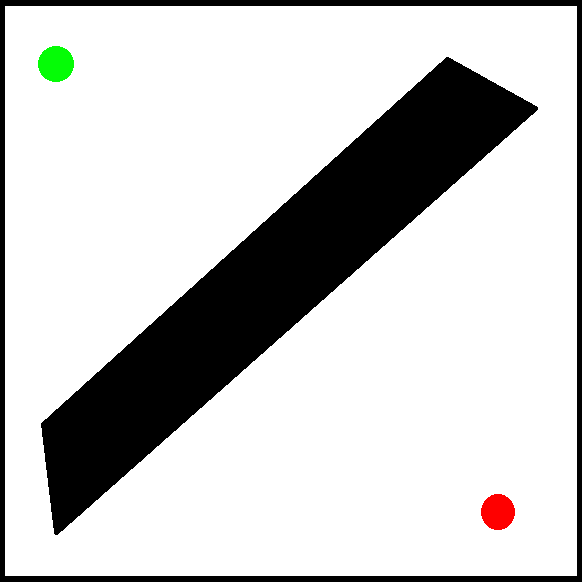
#> input picture laberintos/laberinto1.bmp, 582 x 582 px
$ python -i imageScanner.py   (imports and definitions only)
#> lines starting #> are read from the running program, lines starting #| are printed output that depends on the picture; after the words box and inside, x2 and y2 are one past the last pixel; in counts of white or black regions, pixels touching at a corner belong together
import cv2
import numpy as np
import os
import matplotlib.pyplot as plt


def process_image(image_path, grid_size=20):
    # Cargar la imagen
#> called with image_path = 'laberintos/laberinto1.bmp', grid_size = 20
    image = cv2.imread(image_path)
#> image is the input picture: shape (582, 582, 3); mean B, G, R 200.3, 201, 201
    gray = cv2.cvtColor(image, cv2.COLOR_BGR2GRAY)
    _, binary = cv2.threshold(gray, 128, 255, cv2.THRESH_BINARY)
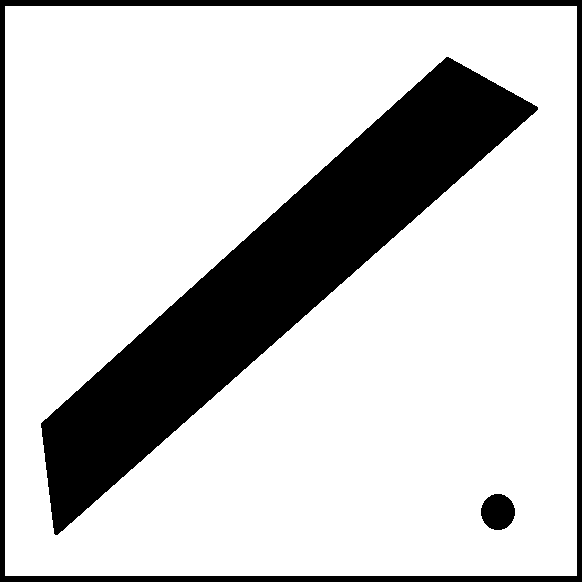
#> binary: shape (582, 582); 78.8% white; 3 black regions, box (x1, y1, x2, y2) and area: (41, 57, 538, 535) 58056, (0, 0, 582, 582) 12684, (481, 494, 515, 530) 958
    hsv = cv2.cvtColor(image, cv2.COLOR_BGR2HSV)
#> hsv: shape (582, 582, 3); mean H, S, V 0.2, 1.5, 201.7

    # Rango de colores
    fisrt_red, second_red = np.array([0, 100, 100]), np.array([10, 255, 255])
    first_green, second_green = np.array([50, 100, 100]), np.array([70, 255, 255])
    mask_red = cv2.inRange(hsv, fisrt_red, second_red)
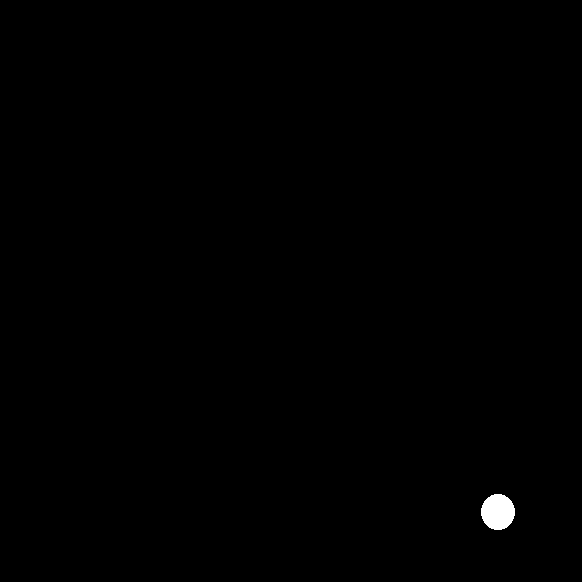
#> mask_red: shape (582, 582); 0.28% white; 1 white region, box (x1, y1, x2, y2) and area: (481, 494, 515, 530) 958
    mask_green = cv2.inRange(hsv, first_green, second_green)
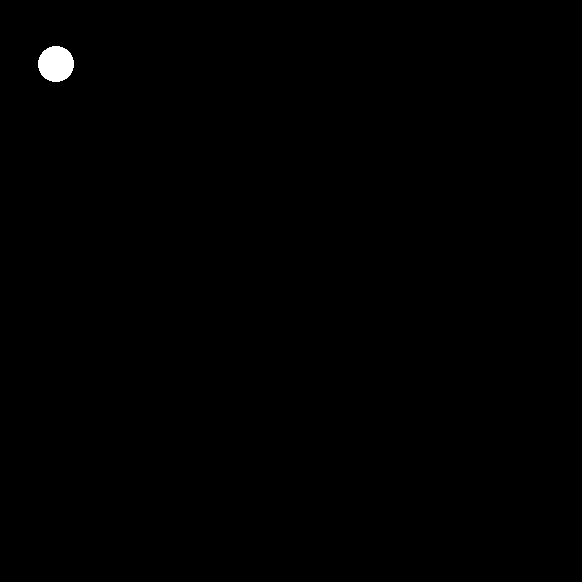
#> mask_green: shape (582, 582); 0.3% white; 1 white region, box (x1, y1, x2, y2) and area: (38, 46, 74, 82) 1018

    # Tamaño de la imagen
    height, width = binary.shape
#> height = 582; width = 582
    rows, cols = height // grid_size, width // grid_size
#> rows = 29; cols = 29
    maze_grid = np.zeros((rows, cols), dtype=int)

    # Identificación de paredes, inicio y metas
    start = None
    goals = set()

    for i in range(rows):
        for j in range(cols):
            block = binary[
                i * grid_size : (i + 1) * grid_size, j * grid_size : (j + 1) * grid_size
            ]

            # Detectar paredes
            if np.mean(block) < 128:
                maze_grid[i, j] = 1

            # Detectar inicio (rojo)
            elif start is None and np.any(
                mask_red[
                    i * grid_size : (i + 1) * grid_size,
                    j * grid_size : (j + 1) * grid_size,
                ]
                > 0
            ):
                start = (i, j)

            # Detectar metas (verde)
            elif (i, j) not in goals and np.any(
                mask_green[
                    i * grid_size : (i + 1) * grid_size,
                    j * grid_size : (j + 1) * grid_size,
                ]
                > 0
            ):
                goals.add((i, j))
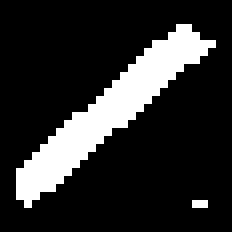
#> maze_grid: shape (29, 29) int64 (shown 8 times larger); values 0 (black) and 1 (white), 17.5% white; 2 white regions (1 under 20 px), largest, box (x1, y1, x2, y2) and area: (2, 3, 27, 26) 145
#> after the loop, goals = 8 items; start = (24, 24)

    goals = list(goals)
#> goals = [(2, 1), (4, 3), (3, 1), (4, 2), (2, 3), (3, 3), (2, 2), (3, 2)]

    output_dir = "laberintos_discretos"
    os.makedirs(output_dir, exist_ok=True)

    # Guardar la imagen discretizada
    plt.figure(figsize=(6, 6))
    plt.imshow(maze_grid, cmap="gray_r")
    plt.scatter(start[1], start[0], color="red", label="Inicio")
    for g in goals:
        plt.scatter(g[1], g[0], color="green", label="Meta")
#> this loop made 8 passes
    plt.legend()
    plt.title("Laberinto Discretizado")

    # Obtener el nombre base del archivo y guardar la imagen
    filename = os.path.basename(image_path).replace(".bmp", ".png")
    output_path = os.path.join(output_dir, filename)
    plt.savefig(output_path)
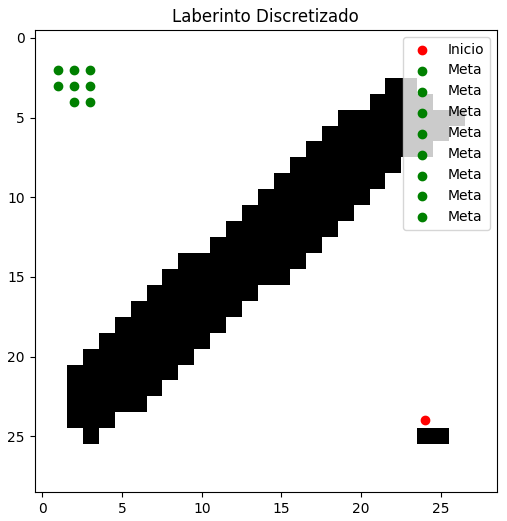
#> figure drawn by matplotlib, 1 panel
    plt.close()

    print(f"Imagen discretizada guardada en: {output_path}")

    return maze_grid, start, goals

>>> result = process_image('laberintos/laberinto1.bmp')

$ run again, on laberintos/laberinto2.bmp
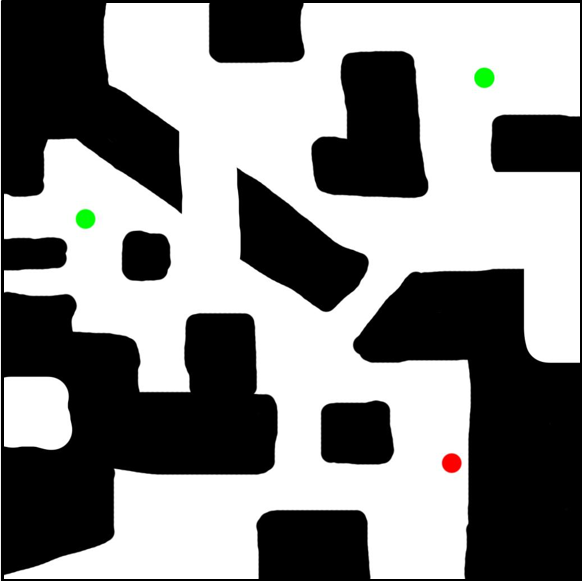
#> input picture laberintos/laberinto2.bmp, 582 x 582 px
#> in process_image, image is the input picture: shape (582, 582, 3); mean B, G, R 136.1, 136.5, 136.3
#> binary: shape (582, 582); 53.5% white; 6 black regions, box (x1, y1, x2, y2) and area: (1, 0, 582, 581) 128638, (311, 51, 428, 198) 12657, (237, 168, 369, 312) 9423, (321, 400, 394, 464) 4218, (122, 231, 171, 281) 2159, (442, 454, 461, 473) 284
#> hsv: shape (582, 582, 3); mean H, S, V 0.5, 0.7, 136.8
#> mask_red: shape (582, 582); 0.07% white; 1 white region, box (x1, y1, x2, y2) and area: (442, 453, 462, 473) 252
#> mask_green: shape (582, 582); 0.19% white; 2 white regions, box (x1, y1, x2, y2) and area: (474, 68, 495, 88) 329, (76, 209, 96, 229) 312
#> after the loop in process_image, `for i in range(rows):`:
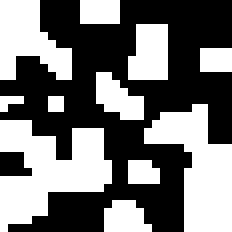
#> maze_grid: shape (29, 29) int64 (shown 8 times larger); values 0 (black) and 1 (white), 45.7% white; 11 white regions (6 under 20 px), largest, box (x1, y1, x2, y2) and area: (0, 15, 14, 29) 113, (18, 13, 29, 29) 95, (0, 0, 9, 10) 57, (16, 3, 21, 10) 31, (12, 9, 18, 15) 23
#> after the loop in process_image, `for i in range(rows):`: goals = 8 items; start = (22, 22)
#> in process_image, `goals = list(goals)`: goals = [(3, 24), (4, 23), (3, 23), (10, 4), (11, 3), (4, 24), (10, 3), (11, 4)]
#> the loop in process_image, `for g in goals:` made 8 passes
#> in process_image, `plt.savefig(output_path)`:
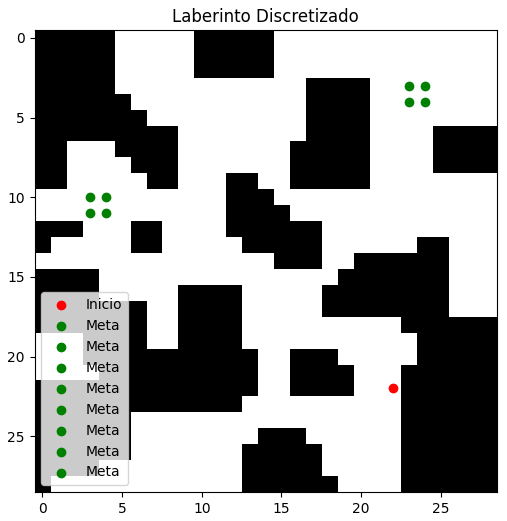
#> figure drawn by matplotlib, 1 panel

$ run again, on laberintos/laberinto3.bmp
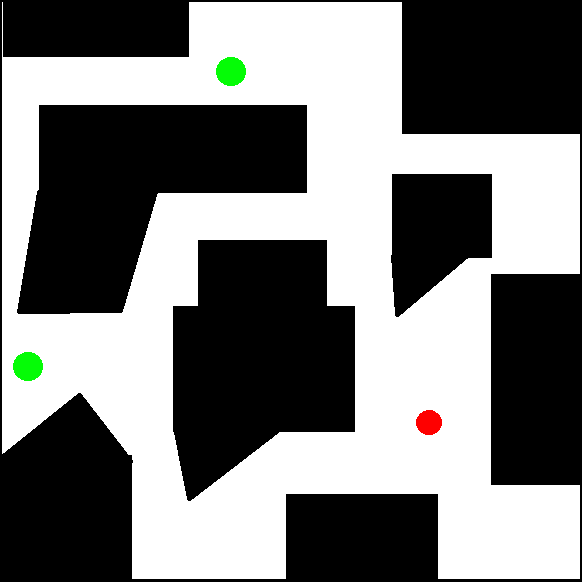
#> input picture laberintos/laberinto3.bmp, 582 x 582 px
#> in process_image, image is the input picture: shape (582, 582, 3); mean B, G, R 122.6, 123.6, 123
#> binary: shape (582, 582); 48.5% white; 1 white region, box (x1, y1, x2, y2) and area: (2, 2, 580, 579) 164238
#> hsv: shape (582, 582, 3); mean H, S, V 0.2, 1.4, 124
#> mask_red: shape (582, 582); 0.15% white; 1 white region, box (x1, y1, x2, y2) and area: (416, 410, 442, 435) 510
#> mask_green: shape (582, 582); 0.41% white; 2 white regions, box (x1, y1, x2, y2) and area: (216, 57, 246, 86) 687, (13, 352, 43, 381) 687
#> after the loop in process_image, `for i in range(rows):`:
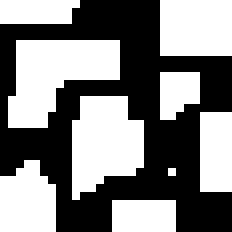
#> maze_grid: shape (29, 29) int64 (shown 8 times larger); values 0 (black) and 1 (white), 50.9% white; 1 black region, box (x1, y1, x2, y2) and area: (0, 0, 29, 29) 413
#> after the loop in process_image, `for i in range(rows):`: goals = 14 items; start = (20, 20)
#> in process_image, `goals = list(goals)`: goals = [(4, 10), (17, 1), (18, 1), (19, 1), (17, 0), (18, 0), (4, 12), (3, 10), (17, 2), (18, 2), (3, 12), (4, 11), (2, 11), (3, 11)]
#> the loop in process_image, `for g in goals:` made 14 passes
#> in process_image, `plt.savefig(output_path)`:
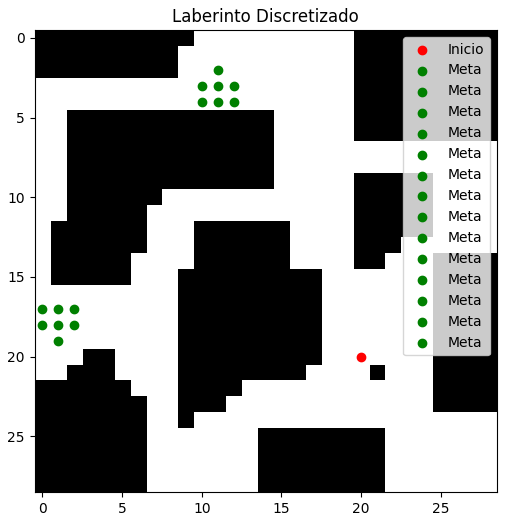
#> figure drawn by matplotlib, 1 panel
